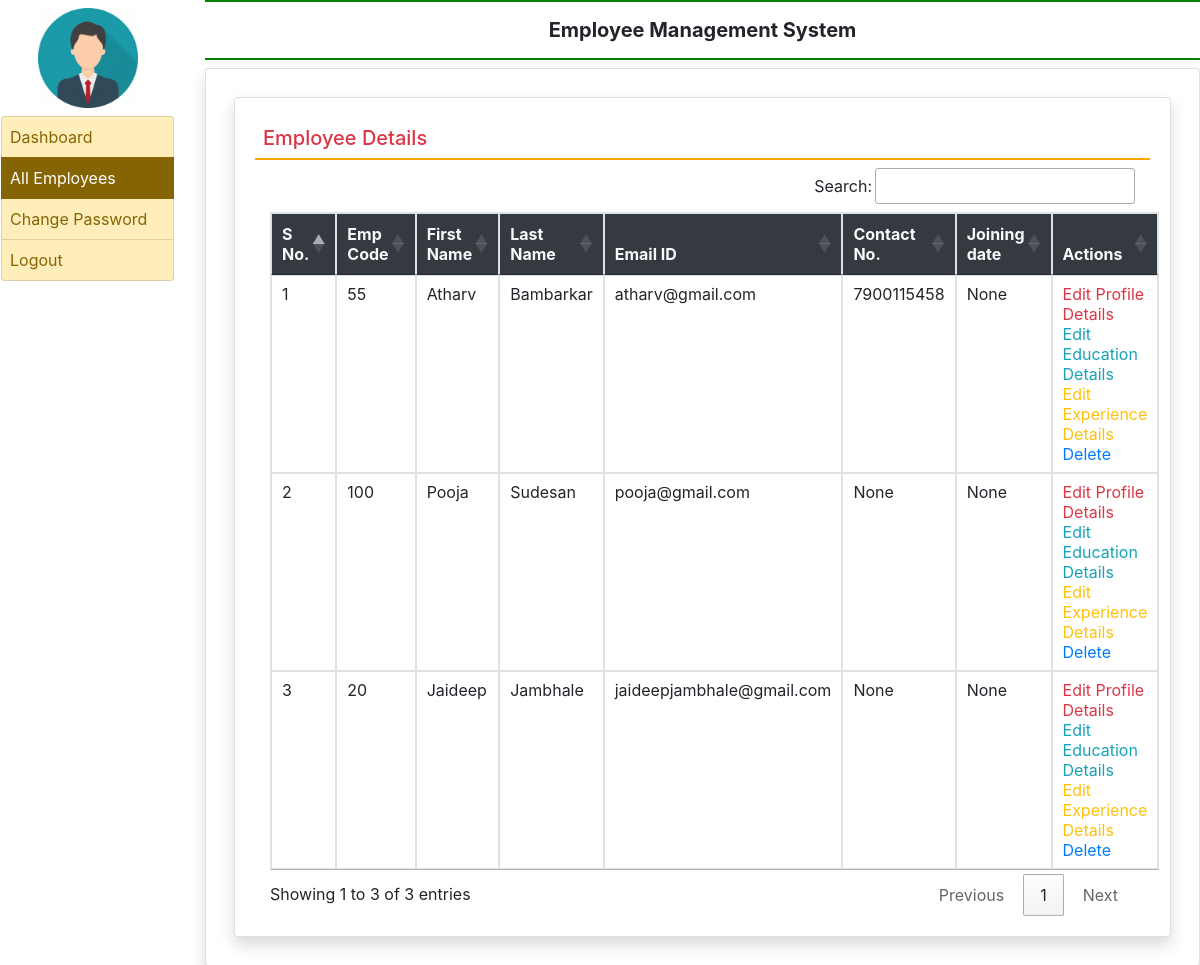
Page /all_employee (signed in) on the committed database.
### employee/models.py (models this page shows, shortened)
class EmployeeDetail(models.Model):
    user = models.ForeignKey(User, on_delete=models.CASCADE)
    empcode = models.CharField(max_length=50)
    empdept = models.CharField(max_length=100, null=True)
    designation = models.CharField(max_length=100, null=True)
    contact = models.CharField(max_length=15, null=True)
    gender = models.CharField(max_length=50, null=True)
    joiningdate = models.DateField(null=True)

### employee/views.py (the view)
# urls.py: path('all_employee', all_employee, name='all_employee'),
def all_employee(request):
    if not request.user.is_authenticated:
        return redirect('admin_login')
    employee = EmployeeDetail.objects.all()
    return render(request, 'all_employee.html', locals())

### employee/templates/all_employee.html
{% extends 'admin_base.html' %} {%block main%}
<div class="card shadow m-2">
  <div class="card-body">
    <h5 class="p-2 text-danger" style="border-bottom: 2px solid orange">
      Employee Details
    </h5>
    <div class="container-fluid">
        <table class="table table-bordered table-hover" id="example">
            <thead class="text-light bg-dark">
                <tr>
                    <th>S No.</th>
                    <th>Emp Code</th>
                    <th>First Name</th>
                    <th>Last Name</th>
                    <th>Email ID</th>
                    <th>Contact No.</th>
                    <th>Joining date</th>
                    <th>Actions</th>
                </tr>
            </thead>
            <tbody>
                {%for i in employee%}
                <tr>
                    <td>{{forloop.counter}}</td>
                    <td>{{i.empcode}}</td>
                    <td>{{i.user.first_name}}</td>
                    <td>{{i.user.last_name}}</td>
                    <td>{{i.user.username}}</td>
                    <td>{{i.contact}}</td>
                    <td>{{i.joiningdate}}</td>
                    <td>
                        <a href="{% url 'edit_profile' i.id %}" class="text-danger">Edit Profile Details</a>
                        <br><a href="{% url 'edit_education' i.user.id %}" class="text-info">Edit Education Details</a>
                        <br><a href="{% url 'edit_experience' i.user.id %}" class="text-warning">Edit Experience Details</a>
                        <br><a href="{% url 'delete_employee' i.user.id %}" onclick="return confirm('Are You Sure?')">Delete</a>
                    </td>
                </tr>
                {% endfor %}
            </tbody>
        </table>
    </div>
  </div>
</div>
 {% endblock %}

### employee/templates/admin_base.html (shortened to what this page needs)
{% load static %}
<html>
  <head>
    <link
      rel="stylesheet"
      href="https://cdn.jsdelivr.net/npm/bootstrap@4.6.1/dist/css/bootstrap.min.css"
    />
    <link rel="stylesheet" href="{% static 'css/mystyle.css' %}" />
<link rel="stylesheet" href="https://cdn.datatables.net/1.11.5/css/jquery.dataTables.min.css">
<link rel="stylesheet" href="https://cdn.datatables.net/buttons/2.2.2/css/buttons.dataTables.min.css">
  </head>
  <body>
    <div class="container_fluid">
      <div class="row">
        <div class="col-sm-2 p-2">
          <center>
            <img
              src="{%static 'images/adminlogin.webp'%}"
              width="100"
              height="100"
            />
          </center>
          <div class="list-group p-2">
            <a
              href="{%url 'admin_home'%}"
              class="list-group-item list-group-item-warning list-group-item-action {%if request.path == '/admin_home'%} active {%endif%}"
              >Dashboard</a
            >
            <a
              href="{%url 'all_employee'%}"
              class="list-group-item list-group-item-warning list-group-item-action {%if request.path == '/all_employee'%} active {%endif%}"
              >All Employees</a
            >
            <a
              href="{%url 'change_passwordadmin'%}"
              class="list-group-item list-group-item-warning list-group-item-action {%if request.path == '/change_passwordadmin'%} active {%endif%}"
              >Change Password</a
            >
            <a
              href="{%url 'logout'%}"
              class="list-group-item list-group-item-warning list-group-item-action "
              >Logout</a
            >
          </div>
        </div>
        <div class="col-sm-10">
          <div class="container_fluid">
            <h5
              class="text-center p-3 font-weight-bold"
              style="
                border-bottom: 2px solid green;
                border-top: 2px solid green;
              "
            >
              Employee Management System
            </h5>
            <div class="card shadow" style="min-height: 89vh">
              <div class="card-body">{%block main %} {%endblock %}</div>
            </div>
          </div>
        </div>
      </div>
    </div>
  </body>
</html>

### employee/templates/admin_base.html (style rules this page uses)
.list-group-item { padding: 8px !important; }

### rows in the picture
EmployeeDetail: empcode "55", user.first_name "Atharv", user.last_name "Bambarkar", user.username "atharv@gmail.com", contact "7900115458", joiningdate "None"
EmployeeDetail: empcode "100", user.first_name "Pooja", user.last_name "Sudesan", user.username "pooja@gmail.com", contact "None", joiningdate "None"
EmployeeDetail: empcode "20", user.first_name "Jaideep", user.last_name "Jambhale", user.username "jaideepjambhale@gmail.com", contact "None", joiningdate "None"
